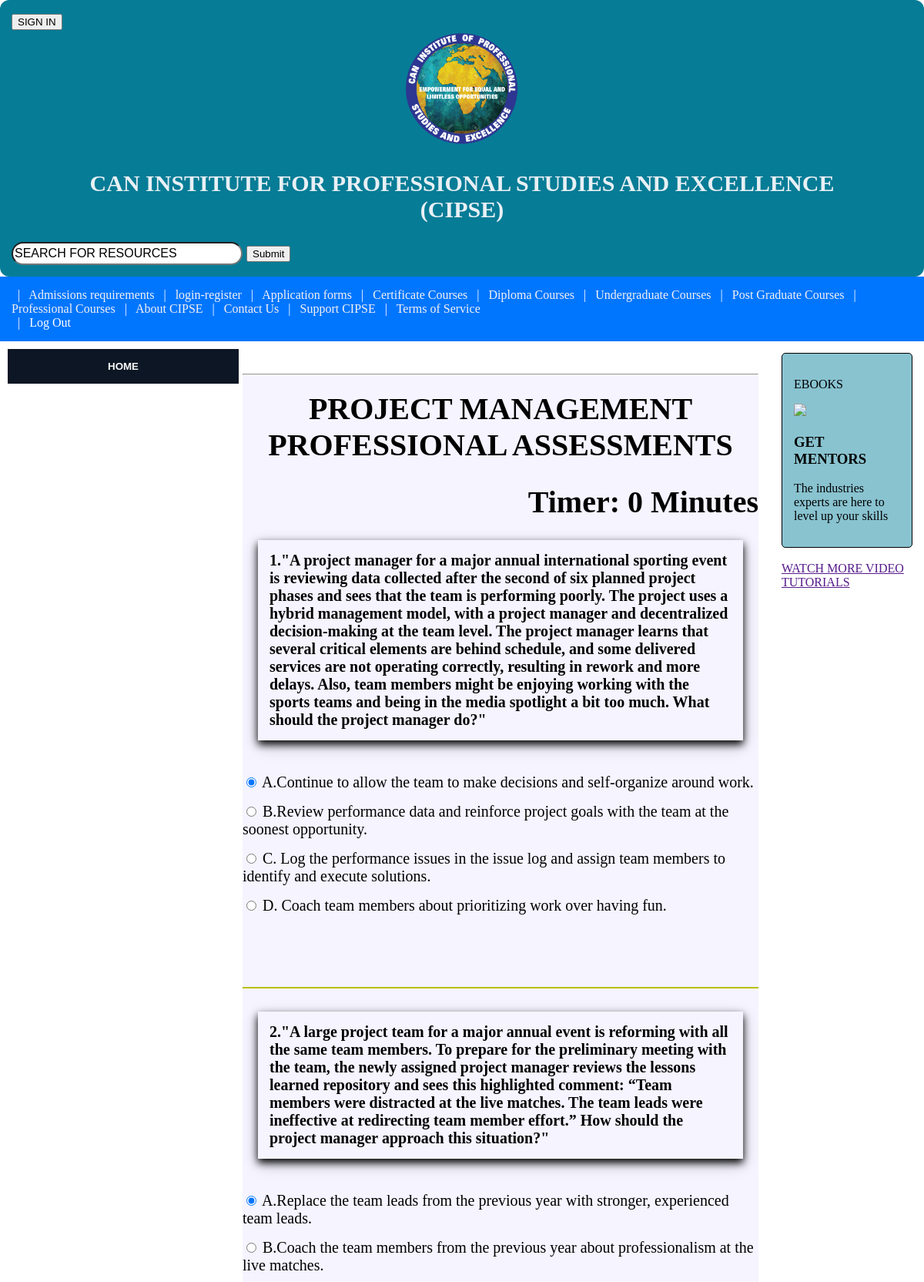
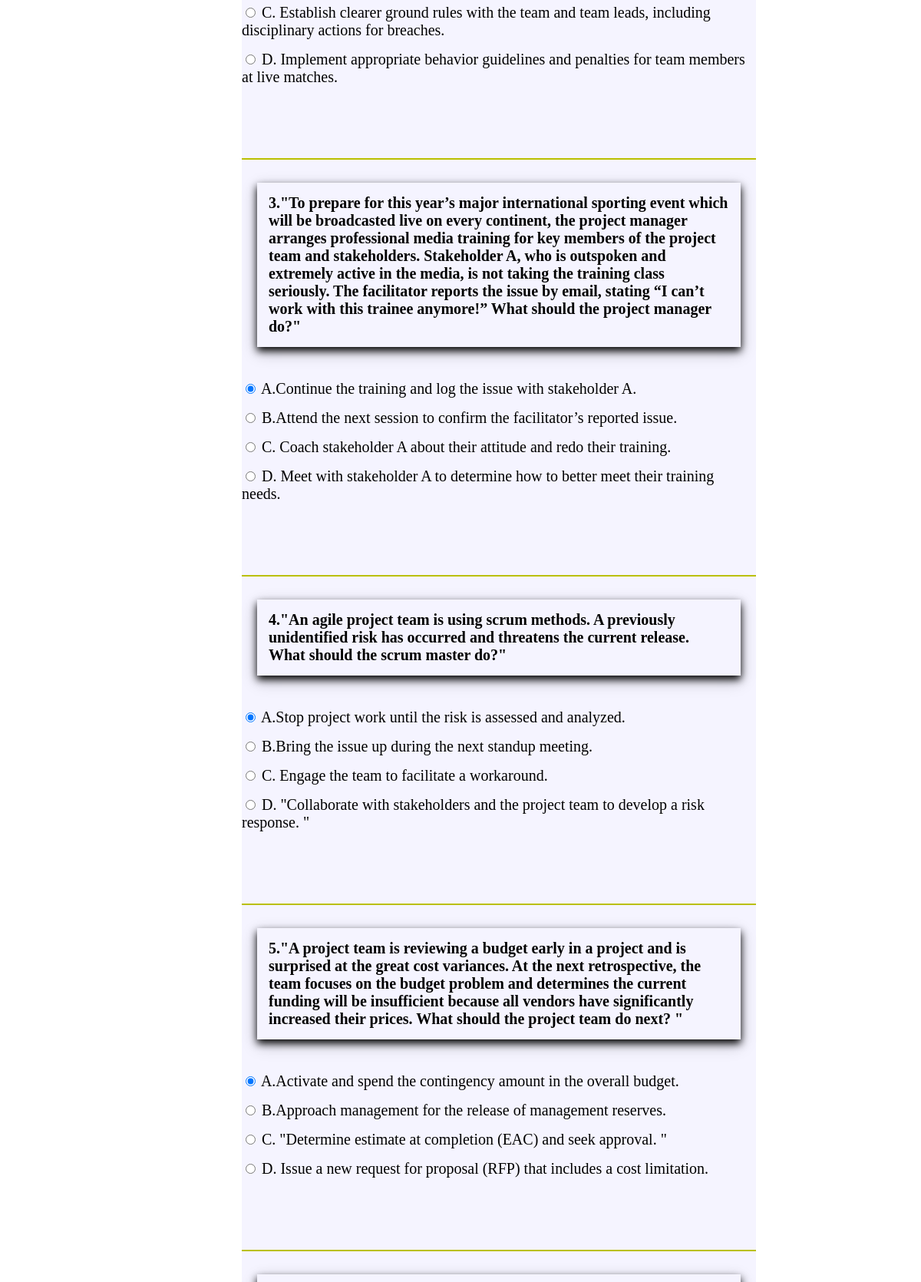
Screenshot of /quizz/ (upper part) with the database file from the repository (2 pictures, top to bottom).
### elearningplatform/models.py (models this page shows, shortened)
class Add_Questions(models.Model):
    Question = models.CharField(max_length=20000,null=True)
    A = models.CharField(max_length=20000,null=True)
    B = models.CharField(max_length=20000,null=True)
    C = models.CharField(max_length=20000,null=True)
    D = models.CharField(max_length=20000,null=True)
    E=models.CharField(max_length=20000, null=True,blank=True)
    Answer = models.CharField(max_length=20000,null=True ,blank=True)
    Answer_expalanation=models.CharField(max_length=20000,null=True)

### elearningplatform/views.py (the view)
# urls.py: path('quizz/',views.quizz,name='quizz'),
def quizz(request):
    question=Add_Questions.objects.all()
    paginator=Paginator(question,180)
    page = request.GET.get('page', 1)
    try:
          users = paginator.page(page)
    except PageNotAnInteger:
          users = paginator.page(1)
    except EmptyPage:
           users = paginator.page(paginator.num_page)
    if request.method == 'POST':
        score=0
        wrong=0
        correct=0
        total=0
        question_number=1
        for q in users:
            total+=1
            question_number+=1
            if q.Answer ==  request.POST.get(q.Question):
                score+=10
                correct+=1
            else:
                wrong+=1
        percent = score/(total*10) *100
        time=request.POST.get('timer')
        context = {
            'users':users,
            'score':score,
            'time': request.POST.get('timer'),
            'correct':correct,
            'wrong':wrong,
            'percent':percent,
            'total':total
        }
        time+=time
        return render(request,'results.html',context)
    else:
        return render(request,'multichoice.html',{'users': users})

### elearningplatform/templates/multichoice.html (shortened to what this page needs)
{% extends 'caninstitute.html' %}
{% block content %}
{% load static %}
<div class="container "><center>
<h1><hr>PROJECT MANAGEMENT PROFESSIONAL ASSESSMENTS</h1>
</center>
<div align="right " id="displaytimer"><b><h1>Timer: 0 Minutes </h1></b></div>
 <form method='post' action=''>
    {% for q  in users %}
    <div class="form-group">
      <label for="question"> {{q.Question}}</label>
    </div>
    <br>
    <div class="form-check">
        <div class="form-check">
           <input class="form-check-input" type="radio"  name="{{q.Question}}" id="gridRadios1" value="{{q.A}}" checked>
            <label class="form-check-label" for="gridRadios1" bg-secondary-subtle >
                A.{{q.A}}
            </label>
        </div>
        <div class="form-check">
            <input class="form-check-input" type="radio" name="{{q.Question}}" id="gridRadios2" value="{{q.B}}">
            <label class="form-check-label" for="gridRadios2">
                B.{{q.B}}
            </label>
        </div>
        <div class="form-check">
            <input class="form-check-input" type="radio" name="{{q.Question}}" id="gridRadios1" value="{{q.C}}">
            <label class="form-check-label" for="gridRadios1">
               C. {{q.C}}
            </label>
        </div>
        <div class="form-check">
            <input class="form-check-input" type="radio" name="{{q.Question}}" id="gridRadios2" value="{{q.D}}">
            <label class="form-check-label" for="gridRadios2">
               D. {{q.D}}
            </label>
        </div>
        <br>
        <br>
        <br>
        <hr color="back";>
    </div>
    {% endfor %}
    <br>
  </form>
</div>
{% endblock %}

### elearningplatform/templates/caninstitute.html (style rules this page uses)
* { box-sizing: border-box; }
html, body { margin: 0; padding: 0; background-image: url("/static/background.jpg"); background-repeat: no-repeat; background-position: fixed; background-attachment: center; background-size: 200%; }
html, body { margin: 0; padding: 0; }

### elearningplatform/templates/multichoice.html (style rules this page uses)
.container { font-size: 20px; text-emphasis-color: rgb(217, 217, 255) ; font-family: 'Times New Roman'; background-color: rgb(245, 244, 255); font-weight: 200; }
.form-group { font-weight: bold; margin: 20px; padding: 15px; box-shadow: 0 5px 10px 0 rgba(0,0,00.3),0 7px 21px 0 rgba(0,0,0,0.20); }
.form-check { display:flow-root; margin-bottom: 15px; }

### rows the page displays
Add_Questions: Question "1.\"A project manager for a major annual international sporting event is reviewing data collected after the second of six planned project phases and sees that the team is performing poorly. The project uses a hybrid management model, with a project manager and decentralized decision-making at the team level. The project manager learns that several critical elements are behind schedule, and some delivered services are not operating correctly, resulting in rework and more delays. Also, team members might be enjoying working with the sports teams and being in the media spotlight a bit too much. What should the project manager do?\"", A "Continue to allow the team to make decisions and self-organize around work.", B "Review performance data and reinforce project goals with the team at the soonest opportunity.", C "Log the performance issues in the issue log and assign team members to identify and execute solutions.", D "Coach team members about prioritizing work over having fun."
Add_Questions: Question "2.\"A large project team for a major annual event is reforming with all the same team members. To prepare for the preliminary meeting with the team, the newly assigned project manager reviews the lessons learned repository and sees this highlighted comment: “Team members were distracted at the live matches. The team leads were ineffective at redirecting team member effort.” How should the project manager approach this situation?\"", A "Replace the team leads from the previous year with stronger, experienced team leads.", B "Coach the team members from the previous year about professionalism at the live matches.", C "Establish clearer ground rules with the team and team leads, including disciplinary actions for breaches.", D "Implement appropriate behavior guidelines and penalties for team members at live matches."
Add_Questions: Question "3.\"To prepare for this year’s major international sporting event which will be broadcasted live on every continent, the project manager arranges professional media training for key members of the project team and stakeholders. Stakeholder A, who is outspoken and extremely active in the media, is not taking the training class seriously. The facilitator reports the issue by email, stating “I can’t work with this trainee anymore!” What should the project manager do?\"", A "Continue the training and log the issue with stakeholder A.", B "Attend the next session to confirm the facilitator’s reported issue.", C "Coach stakeholder A about their attitude and redo their training.", D "Meet with stakeholder A to determine how to better meet their training needs."
Add_Questions: Question "4.\"An agile project team is using scrum methods. A previously unidentified risk has occurred and threatens the current release. What should the scrum master do?\"", A "Stop project work until the risk is assessed and analyzed.", B "Bring the issue up during the next standup meeting.", C "Engage the team to facilitate a workaround.", D "\"Collaborate with stakeholders and the project team to develop a risk response. \""
Add_Questions: Question "5.\"A project team is reviewing a budget early in a project and is surprised at the great cost variances. At the next retrospective, the team focuses on the budget problem and determines the current funding will be insufficient because all vendors have significantly increased their prices. What should the project team do next? \"", A "Activate and spend the contingency amount in the overall budget.", B "Approach management for the release of management reserves.", C "\"Determine estimate at completion (EAC) and seek approval. \"", D "Issue a new request for proposal (RFP) that includes a cost limitation."
